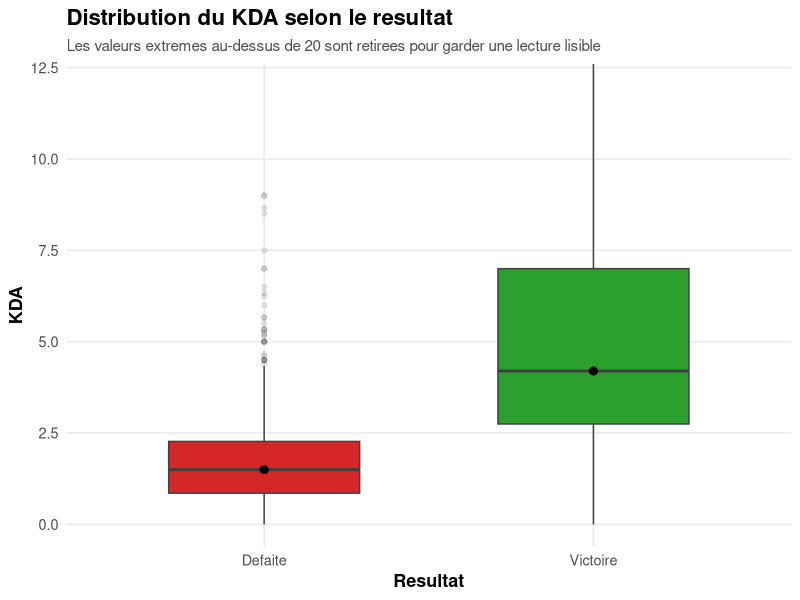
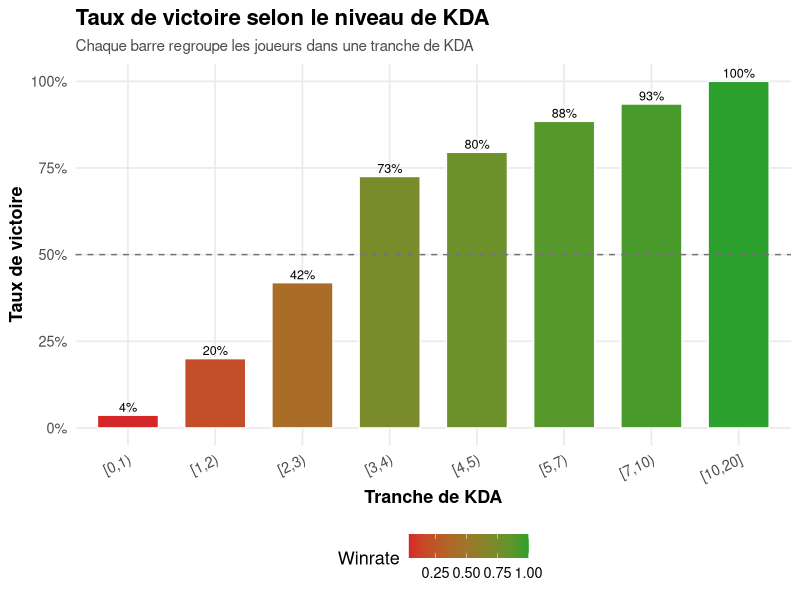

Write the R code that produced these figures, in order.
## ---- chunk 1
library(dplyr)
library(ggplot2)
library(readr)
library(scales)

knitr::opts_chunk$set(echo = TRUE, warning = FALSE, message = FALSE)

result_colors <- c("Defaite" = "#D62728", "Victoire" = "#2CA02C")

df_ranked <- read_delim(
  "../../data/lol_ranked_dataset.csv",
  delim = ";",
  locale = locale(decimal_mark = ","),
  show_col_types = FALSE
) %>%
  mutate(
    win = as.integer(win),
    resultat = factor(win, levels = c(0, 1), labels = c("Defaite", "Victoire"))
  ) %>%
  filter(!is.na(kda), kda <= 20)

theme_set(
  theme_minimal(base_size = 13) +
    theme(
      plot.title = element_text(face = "bold", size = 16),
      plot.subtitle = element_text(size = 11, color = "gray30"),
      axis.title = element_text(face = "bold"),
      panel.grid.minor = element_blank(),
      legend.position = "bottom"
    )
)
## ---- chunk 2
ggplot(df_ranked, aes(x = resultat, y = kda, fill = resultat)) +
  geom_boxplot(outlier.alpha = 0.12, width = 0.58, color = "gray25") +
  stat_summary(fun = median, geom = "point", size = 2.4, color = "black") +
  scale_fill_manual(values = result_colors) +
  coord_cartesian(ylim = c(0, 12)) +
  labs(
    title = "Distribution du KDA selon le resultat",
    subtitle = "Les valeurs extremes au-dessus de 20 sont retirees pour garder une lecture lisible",
    x = "Resultat",
    y = "KDA"
  ) +
  theme(legend.position = "none")
## ---- chunk 3
kda_winrate <- df_ranked %>%
  mutate(
    tranche_kda = cut(
      kda,
      breaks = c(0, 1, 2, 3, 4, 5, 7, 10, 20),
      include.lowest = TRUE,
      right = FALSE
    )
  ) %>%
  filter(!is.na(tranche_kda)) %>%
  group_by(tranche_kda) %>%
  summarise(
    winrate = mean(win, na.rm = TRUE),
    n = n(),
    .groups = "drop"
  )

ggplot(kda_winrate, aes(x = tranche_kda, y = winrate, fill = winrate)) +
  geom_col(width = 0.7, color = "white") +
  geom_hline(yintercept = 0.5, linetype = "dashed", color = "gray45") +
  geom_text(aes(label = percent(winrate, accuracy = 1)), vjust = -0.35, size = 3.2) +
  scale_y_continuous(labels = percent_format(accuracy = 1), limits = c(0, 1)) +
  scale_fill_gradient(low = result_colors["Defaite"], high = result_colors["Victoire"]) +
  labs(
    title = "Taux de victoire selon le niveau de KDA",
    subtitle = "Chaque barre regroupe les joueurs dans une tranche de KDA",
    x = "Tranche de KDA",
    y = "Taux de victoire",
    fill = "Winrate"
  ) +
  theme(axis.text.x = element_text(angle = 25, hjust = 1))
